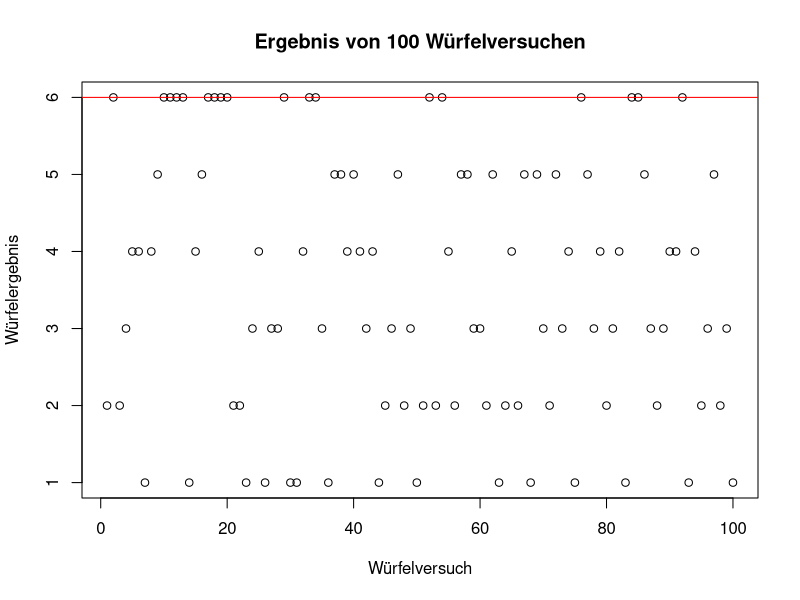

The R source for this figure: (Note: this script raises an error after producing the figure.)
## ---- chunk 1
N <- 100
Muenzwurf.vec <- floor(runif(N) * 2)
Muenzwurf.vec
# Speichern des zufälligen Ausgangsvektors für die Feststellung der Nuller-Serien
Muenzwurf0.vec <- Muenzwurf.vec
## ---- chunk 2
n <- 12
## ---- chunk 3
Serie.df <- data.frame(Seriengröße = c(1:n), Anzahl_Zahl = rep(0,n), Anzahl_Kopf = rep(0,n))
N1 <- sum(Muenzwurf.vec)
Muenzwurf1.vec <- Muenzwurf.vec * c(0,Muenzwurf.vec[-length(Muenzwurf.vec)])
N2 <- sum(Muenzwurf1.vec + c(Muenzwurf1.vec[-1],0) > 0)
Serie.df$Anzahl_Zahl[1] <- N1-N2

i <- 2
while (i <= n) {
  Muenzwurf.vec <- Muenzwurf1.vec
  N1 <- sum(Muenzwurf.vec)
  Muenzwurf1.vec <- Muenzwurf.vec * c(0,Muenzwurf.vec[-length(Muenzwurf.vec)])
  N2 <- sum(Muenzwurf1.vec + c(Muenzwurf1.vec[-1],0) > 0)
  Serie.df$Anzahl_Zahl[i] <- N1-N2
  i <- i + 1
}

Serie.df
## ---- chunk 4
Muenzwurf.vec <- (Muenzwurf0.vec == 0) * 1

N1 <- sum(Muenzwurf.vec)
Muenzwurf1.vec <- Muenzwurf.vec * c(0,Muenzwurf.vec[-length(Muenzwurf.vec)])
N2 <- sum(Muenzwurf1.vec + c(Muenzwurf1.vec[-1],0) > 0)
Serie.df$Anzahl_Kopf[1] <- N1-N2

i <- 2
while (i <= n) {
  Muenzwurf.vec <- Muenzwurf1.vec
  N1 <- sum(Muenzwurf.vec)
  Muenzwurf1.vec <- Muenzwurf.vec * c(0,Muenzwurf.vec[-length(Muenzwurf.vec)])
  N2 <- sum(Muenzwurf1.vec + c(Muenzwurf1.vec[-1],0) > 0)
  Serie.df$Anzahl_Kopf[i] <- N1-N2
  i <- i + 1
}

Serie.df
## ---- chunk 5
i <- 3
Zahl <- 0
Kopf <- 0
SerieGroesserGleich3_1 <- 0
SerieGroesserGleich3_0 <- 0

while (i <= n) {
  Zahl <- Serie.df$Anzahl_Zahl[i]
  Kopf <- Serie.df$Anzahl_Kopf[i]
  SerieGroesserGleich3_1 <- SerieGroesserGleich3_1 + Zahl
  SerieGroesserGleich3_0 <- SerieGroesserGleich3_0 + Kopf
  i <- i + 1
}
SerieGroesserGleich3_1
SerieGroesserGleich3_0

SerieGroesserGleich3 <- SerieGroesserGleich3_0 + SerieGroesserGleich3_1
SerieGroesserGleich3

## ---- chunk 6
X.vec <- 1:100
Wuerfeln.vec <- floor(runif(length(X.vec),1,7))
Wuerfeln.vec
Wuerfelwahrscheinlichkeit.vec <- (Wuerfeln.vec == 6) * 1
Wuerfelwahrscheinlichkeit.vec
Wuerfelwahrscheinlichkeit0.vec <- Wuerfelwahrscheinlichkeit.vec
## ---- chunk 7
n <- 5
## ---- chunk 8
Wuerfelserie.df <- data.frame(Seriengröße = c(1:n), Anzahl_6 = rep(0,n))
N1 <- sum(Wuerfelwahrscheinlichkeit.vec)
Wuerfelwahrscheinlichkeit1.vec <- Wuerfelwahrscheinlichkeit.vec * c(0,Wuerfelwahrscheinlichkeit.vec[-length(Wuerfelwahrscheinlichkeit.vec)])
N2 <- sum(Wuerfelwahrscheinlichkeit1.vec + c(Wuerfelwahrscheinlichkeit1.vec[-1],0) > 0)
Wuerfelserie.df$Anzahl_6[1] <- N1-N2


i <- 2
while (i <= n) {
  Wuerfelwahrscheinlichkeit.vec <- Wuerfelwahrscheinlichkeit1.vec
  N1 <- sum(Wuerfelwahrscheinlichkeit.vec)
  Wuerfelwahrscheinlichkeit1.vec <- Wuerfelwahrscheinlichkeit.vec * c(0,Wuerfelwahrscheinlichkeit.vec[-length(Wuerfelwahrscheinlichkeit.vec)])
  N2 <- sum(Wuerfelwahrscheinlichkeit1.vec + c(Wuerfelwahrscheinlichkeit1.vec[-1],0) > 0)
  Wuerfelserie.df$Anzahl_6[i] <- N1-N2
  i <- i + 1
}
Wuerfelserie.df
## ---- chunk 9
Sechserserie <- Wuerfelserie.df$Anzahl_6[3] + Wuerfelserie.df$Anzahl_6[4] + Wuerfelserie.df$Anzahl_6[5]
Sechserserie
## ---- chunk 10
plot(X.vec, Wuerfeln.vec, ylim=c(1,6), xlab = "Würfelversuch", ylab = "Würfelergebnis", main = "Ergebnis von 100 Würfelversuchen")
abline(h=6, col="red")
## ---- chunk 11
install.packages("plotrix")
library("plotrix")
## ---- chunk 12
N <- 10
Sprung <- 100
MaxN <- 10000
Pi.vec = rep(0,Sprung)
## ---- chunk 13
while (N < MaxN) {
  Pi_Random.vec <- runif(N,-1:1)
  M.df <- as.vector(data.frame(xValue = sample(Pi_Random.vec, N/2, replace = TRUE), yValue = sample(Pi_Random.vec, N/2, replace = TRUE)))
  
  n <- 0
  j <- 1
  while (j <= N/2) {
    D <- sqrt(M.df$xValue[j]^2 + M.df$yValue[j]^2)
    if(D <= 1){
      n <- n + 1
    }
    j <- j + 1
  }
  N <- N + Sprung
  Pi.vec[N/Sprung] <- (n/N) * 18
}
Pi.vec
## ---- chunk 14
summary(Pi.vec)
## ---- chunk 15
plot(M.df, main = "pi mit Monte Calro Simulation ermitteln", xlim = c(-1,1), ylim = c(-1,1), asp = 1)
abline(h = 0)
abline(v = 0)
draw.circle(0, 0, 1, border = "red", lwd = 3)
## ---- chunk 16
plot(Pi.vec, ylab = "Schätzwert Zahl Pi", main = "Abhängigkeit vom Pi-Schätzwert von N", xlab = "Stichprobengröße")
abline(h = 3.14159, col = "red")
## ---- chunk 17

## ---- chunk 18
Verunf_Angeg <- 8910+(190-90)
Verunf_Angeg
Anteil_Verunf_Angeg <- (Verunf_Angeg/10000)*100
Anteil_Verunf_Angeg
## ---- chunk 19
angeschnallt <- (190-90) / Verunf_Angeg
nichtAngeschnallt <- 90 / (10000-Verunf_Angeg)
Risiko <- nichtAngeschnallt/angeschnallt
Risiko
## ---- chunk 20

